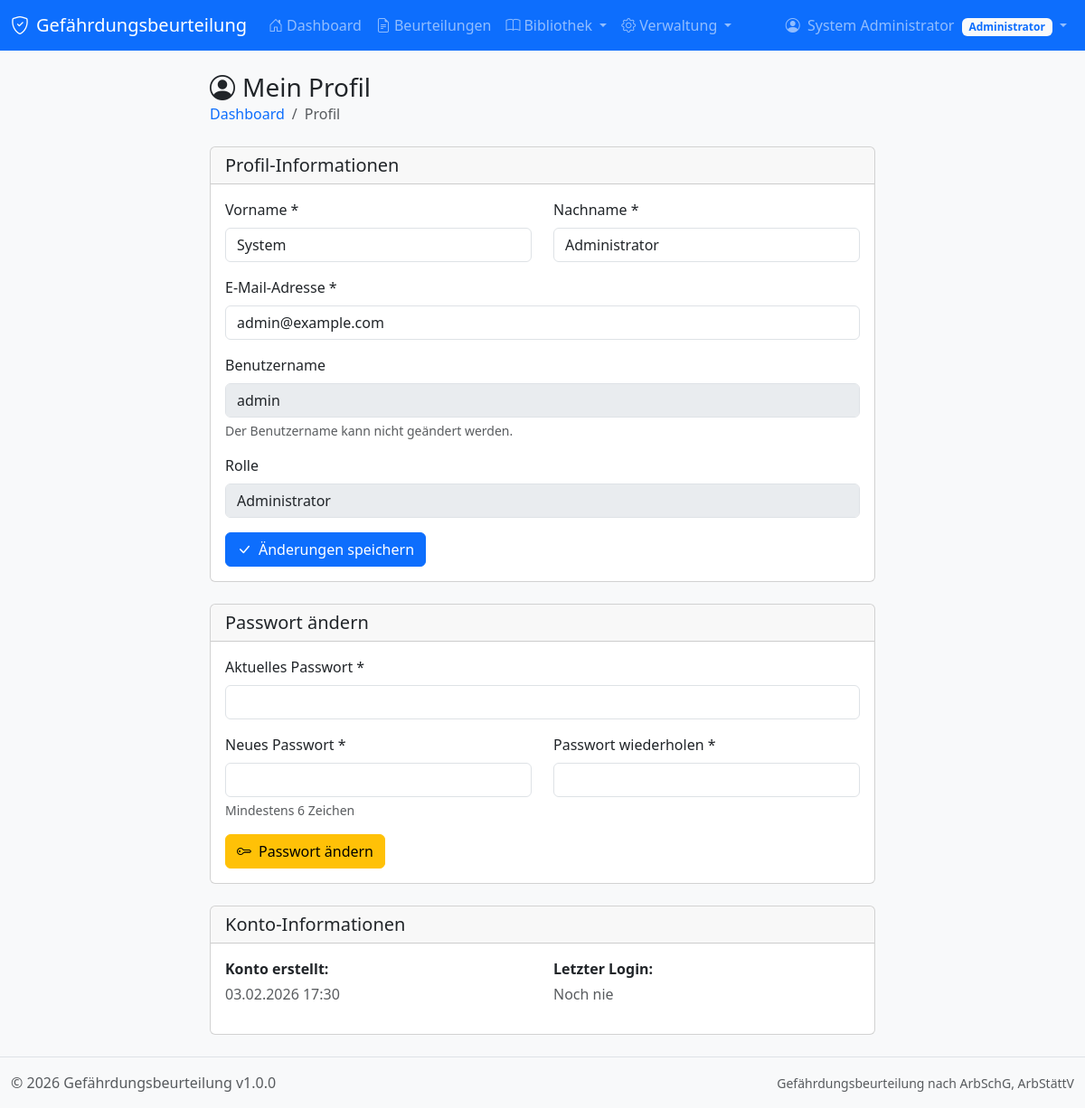
Screenshot of /profil.php (signed in) with the database file from the repository.
### tables this page shows
CREATE TABLE `benutzer` (
    `id` INT UNSIGNED NOT NULL AUTO_INCREMENT,
    `benutzername` VARCHAR(50) NOT NULL,
    `email` VARCHAR(100) NOT NULL,
    `passwort` VARCHAR(255) NOT NULL,
    `vorname` VARCHAR(50) NOT NULL,
    `nachname` VARCHAR(50) NOT NULL,
    `rolle` TINYINT UNSIGNED NOT NULL DEFAULT 1 COMMENT '1=Betrachter, 2=Bearbeiter, 3=Admin',
    `aktiv` TINYINT(1) NOT NULL DEFAULT 1,
    `letzter_login` DATETIME DEFAULT NULL,
    `erstellt_am` DATETIME NOT NULL DEFAULT CURRENT_TIMESTAMP,
    `aktualisiert_am` DATETIME NOT NULL DEFAULT CURRENT_TIMESTAMP ON UPDATE CURRENT_TIMESTAMP,
    PRIMARY KEY (`id`),
    UNIQUE KEY `idx_benutzername` (`benutzername`),
    UNIQUE KEY `idx_email` (`email`)
);

### config/config.php (called while the page is built, shortened)
<?php
$ROLE_NAMES = [
    ROLE_VIEWER => 'Betrachter',
    ROLE_EDITOR => 'Bearbeiter',
    ROLE_ADMIN => 'Administrator'
];
function isLoggedIn() {
    return isset($_SESSION['user_id']);
}
function getCurrentUser() {
    return $_SESSION['user'] ?? null;
}
function hasRole($requiredRole) {
    $user = getCurrentUser();
    return $user['rolle'] >= $requiredRole;
}
function sanitize($input) {
    return htmlspecialchars(trim($input), ENT_QUOTES, 'UTF-8');
}

### config/database.php (called while the page is built, shortened)
<?php
class Database {
    private static $instance = null;
    private $connection;
    private function __construct() {
        try {
            $dsn = "mysql:host=" . DB_HOST . ";dbname=" . DB_NAME . ";charset=" . DB_CHARSET;
            $options = [
                PDO::ATTR_ERRMODE => PDO::ERRMODE_EXCEPTION,
                PDO::ATTR_DEFAULT_FETCH_MODE => PDO::FETCH_ASSOC,
                PDO::ATTR_EMULATE_PREPARES => false,
            ];
            $this->connection = new PDO($dsn, DB_USER, DB_PASS, $options);
        } catch (PDOException $e) {
            die("Datenbankverbindung fehlgeschlagen: " . $e->getMessage());
        }
    }
    public static function getInstance() {
        if (self::$instance === null) {
            self::$instance = new self();
        }
        return self::$instance;
    }
    public function query($sql, $params = []) {
        $stmt = $this->connection->prepare($sql);
        $stmt->execute($params);
        return $stmt;
    }
    public function fetchOne($sql, $params = []) {
        return $this->query($sql, $params)->fetch();
    }
}

### includes/Auth.php (called while the page is built, shortened)
<?php
require_once __DIR__ . '/../config/database.php';
require_once __DIR__ . '/../config/config.php';
class Auth {
    private $db;
    public function __construct() {
        $this->db = Database::getInstance();
    }
    public function getUserById($id) {
        return $this->db->fetchOne(
            "SELECT id, benutzername, email, vorname, nachname, rolle, aktiv, letzter_login, erstellt_am
             FROM benutzer WHERE id = ?",
            [$id]
        );
    }
}

### profil.php (the view, shortened to what this page needs)
<?php
require_once __DIR__ . '/config/config.php';
require_once __DIR__ . '/includes/Auth.php';
$auth = new Auth();
$user = $auth->getUserById($_SESSION['user_id']);
require_once __DIR__ . '/templates/header.php';
?>
<div class="container">
    <div class="row justify-content-center">
        <div class="col-lg-8">
            <div class="d-flex justify-content-between align-items-center mb-4">
                <div>
                    <h1 class="h3 mb-0">
                        <i class="bi bi-person-circle me-2"></i>Mein Profil
                    </h1>
                    <nav aria-label="breadcrumb">
                        <ol class="breadcrumb mb-0">
                            <li class="breadcrumb-item"><a href="<?= BASE_URL ?>/index.php">Dashboard</a></li>
                            <li class="breadcrumb-item active">Profil</li>
                        </ol>
                    </nav>
                </div>
            </div>
            <div class="card mb-4">
                <div class="card-header">
                    <h5 class="mb-0">Profil-Informationen</h5>
                </div>
                <div class="card-body">
                    <form method="POST">
                        <div class="row">
                            <div class="col-md-6 mb-3">
                                <label for="vorname" class="form-label">Vorname *</label>
                                <input type="text" class="form-control" id="vorname" name="vorname"
                                       required value="<?= sanitize($user['vorname']) ?>">
                            </div>
                            <div class="col-md-6 mb-3">
                                <label for="nachname" class="form-label">Nachname *</label>
                                <input type="text" class="form-control" id="nachname" name="nachname"
                                       required value="<?= sanitize($user['nachname']) ?>">
                            </div>
                        </div>
                        <div class="mb-3">
                            <label for="email" class="form-label">E-Mail-Adresse *</label>
                            <input type="email" class="form-control" id="email" name="email"
                                   required value="<?= sanitize($user['email']) ?>">
                        </div>
                        <div class="mb-3">
                            <label class="form-label">Benutzername</label>
                            <input type="text" class="form-control" value="<?= sanitize($user['benutzername']) ?>" disabled>
                            <div class="form-text">Der Benutzername kann nicht geändert werden.</div>
                        </div>
                        <div class="mb-3">
                            <label class="form-label">Rolle</label>
                            <input type="text" class="form-control"
                                   value="<?= $ROLE_NAMES[$user['rolle']] ?? 'Unbekannt' ?>" disabled>
                        </div>
                        <button type="submit" class="btn btn-primary">
                            <i class="bi bi-check-lg me-2"></i>Änderungen speichern
                        </button>
                    </form>
                </div>
            </div>
            <div class="card">
                <div class="card-header">
                    <h5 class="mb-0">Passwort ändern</h5>
                </div>
                <div class="card-body">
                    <form method="POST">
                        <div class="mb-3">
                            <label for="current_password" class="form-label">Aktuelles Passwort *</label>
                            <input type="password" class="form-control" id="current_password"
                                   name="current_password" required>
                        </div>
                        <div class="row">
                            <div class="col-md-6 mb-3">
                                <label for="new_password" class="form-label">Neues Passwort *</label>
                                <input type="password" class="form-control" id="new_password"
                                       name="new_password" required minlength="6">
                                <div class="form-text">Mindestens 6 Zeichen</div>
                            </div>
                            <div class="col-md-6 mb-3">
                                <label for="confirm_password" class="form-label">Passwort wiederholen *</label>
                                <input type="password" class="form-control" id="confirm_password"
                                       name="confirm_password" required>
                            </div>
                        </div>
                        <button type="submit" class="btn btn-warning">
                            <i class="bi bi-key me-2"></i>Passwort ändern
                        </button>
                    </form>
                </div>
            </div>
            <div class="card mt-4">
                <div class="card-header">
                    <h5 class="mb-0">Konto-Informationen</h5>
                </div>
                <div class="card-body">
                    <div class="row">
                        <div class="col-md-6">
                            <p class="mb-1"><strong>Konto erstellt:</strong></p>
                            <p class="text-muted"><?= date('d.m.Y H:i', strtotime($user['erstellt_am'])) ?></p>
                        </div>
                        <div class="col-md-6">
                            <p class="mb-1"><strong>Letzter Login:</strong></p>
                            <p class="text-muted">
                                <?= $user['letzter_login'] ? date('d.m.Y H:i', strtotime($user['letzter_login'])) : 'Noch nie' ?>
                            </p>
                        </div>
                    </div>
                </div>
            </div>
        </div>
    </div>
</div>
<?php require_once __DIR__ . '/templates/footer.php'; ?>

### templates/header.php (shortened to what this page needs)
<?php
require_once __DIR__ . '/../config/config.php';
$currentUser = getCurrentUser();
?>
<!DOCTYPE html>
<html lang="de">
<head>
    <link href="https://cdn.jsdelivr.net/npm/bootstrap@5.3.2/dist/css/bootstrap.min.css" rel="stylesheet">
    <link href="https://cdn.jsdelivr.net/npm/bootstrap-icons@1.11.1/font/bootstrap-icons.css" rel="stylesheet">
    <link href="<?= BASE_URL ?>/assets/css/style.css" rel="stylesheet">
</head>
<body>
    <?php if (isLoggedIn()): ?>
    <nav class="navbar navbar-expand-lg navbar-dark bg-primary">
        <div class="container-fluid">
            <a class="navbar-brand" href="<?= BASE_URL ?>/index.php">
                <i class="bi bi-shield-check me-2"></i><?= APP_NAME ?>
            </a>
            <div class="collapse navbar-collapse" id="navbarNav">
                <ul class="navbar-nav me-auto">
                    <li class="nav-item">
                        <a class="nav-link" href="<?= BASE_URL ?>/index.php">
                            <i class="bi bi-house-door me-1"></i>Dashboard
                        </a>
                    </li>
                    <li class="nav-item">
                        <a class="nav-link" href="<?= BASE_URL ?>/beurteilungen.php">
                            <i class="bi bi-file-earmark-text me-1"></i>Beurteilungen
                        </a>
                    </li>
                    <?php if (hasRole(ROLE_EDITOR)): ?>
                    <li class="nav-item dropdown">
                        <a class="nav-link dropdown-toggle" href="#" data-bs-toggle="dropdown">
                            <i class="bi bi-book me-1"></i>Bibliothek
                        </a>
                    </li>
                    <?php endif; ?>
                    <?php if (hasRole(ROLE_ADMIN)): ?>
                    <li class="nav-item dropdown">
                        <a class="nav-link dropdown-toggle" href="#" data-bs-toggle="dropdown">
                            <i class="bi bi-gear me-1"></i>Verwaltung
                        </a>
                    </li>
                    <?php endif; ?>
                </ul>
                <ul class="navbar-nav">
                    <li class="nav-item dropdown">
                        <a class="nav-link dropdown-toggle" href="#" data-bs-toggle="dropdown">
                            <i class="bi bi-person-circle me-1"></i>
                            <?= sanitize($currentUser['voller_name']) ?>
                            <span class="badge bg-light text-primary ms-1">
                                <?= $GLOBALS['ROLE_NAMES'][$currentUser['rolle']] ?? '' ?>
                            </span>
                        </a>
                    </li>
                </ul>
            </div>
        </div>
    </nav>
    <?php endif; ?>
    <main class="<?= isLoggedIn() ? 'container-fluid py-4' : '' ?>">

### assets/css/style.css (style rules this page uses)
:root { --risk-low: #92D050; --risk-medium: #FFFF00; --risk-high: #FFC000; --risk-critical: #FF0000; --stop-s: #FF0000; --stop-t: #FFC000; --stop-o: #FFFF00; --stop-p: #92D050; }
body { min-height: 100vh; display: flex; flex-direction: column; background-color: #f8f9fa; }
main { flex: 1; }
.breadcrumb-item a { text-decoration: none; }

### rows the page displays
benutzer: rolle "Administrator", vorname "System", nachname "Administrator", email "admin@example.com", benutzername "admin", erstellt_am "03.02.2026 17:30"

### other values shown
APP_NAME "Gefährdungsbeurteilung"
$currentUser['voller_name'] "System Administrator"
APP_VERSION "1.0.0"
